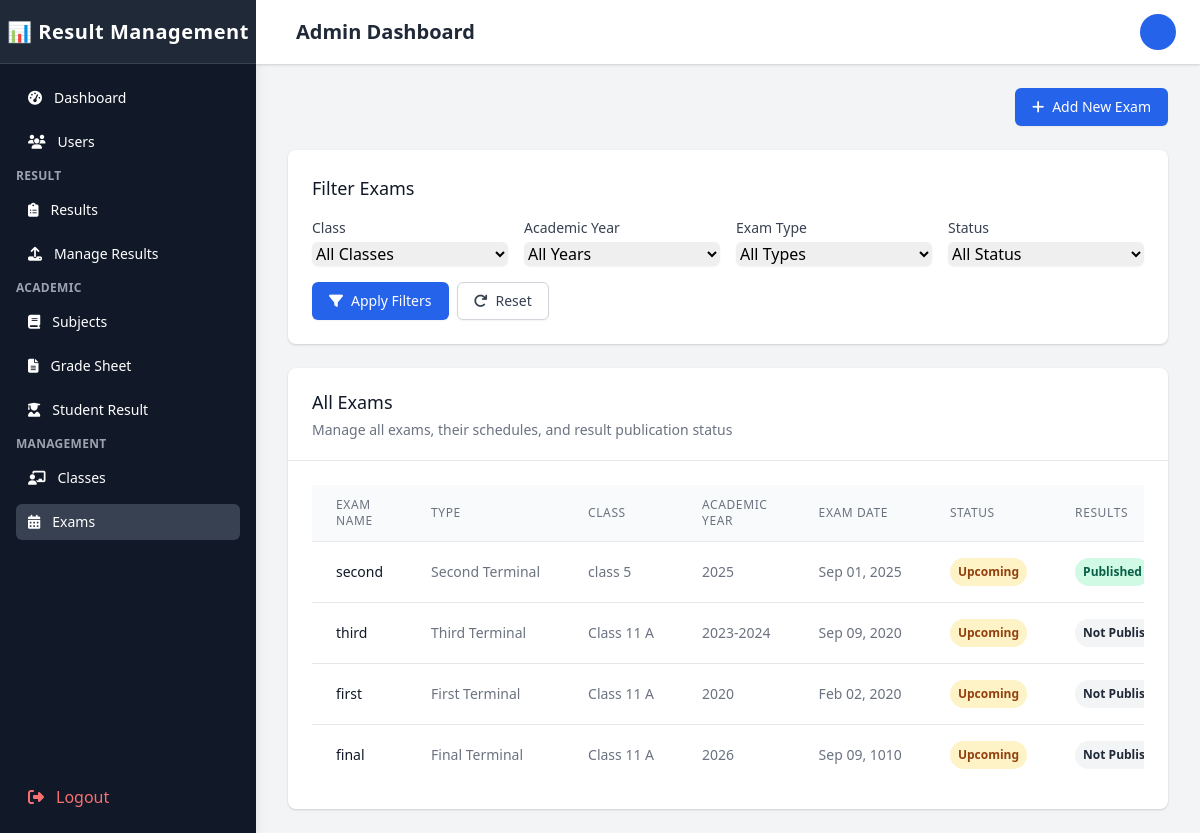
Screenshot of /Admin/exams.php (signed in) with the database file from the repository.
### tables this page shows
CREATE TABLE `exams` (
  `exam_id` int(11) NOT NULL,
  `exam_name` varchar(100) NOT NULL,
  `exam_type` enum('midterm','final','quiz','assignment','project','other','First Terminal','Second Terminal','Third Terminal','Final Terminal') NOT NULL,
  `class_id` int(11) DEFAULT NULL,
  `start_date` date DEFAULT NULL,
  `end_date` date DEFAULT NULL,
  `total_marks` int(11) NOT NULL,
  `passing_marks` int(11) NOT NULL,
  `academic_year` varchar(20) NOT NULL,
  `description` text DEFAULT NULL,
  `status` enum('upcoming','ongoing','completed','cancelled') DEFAULT 'upcoming',
  `exam_date` date DEFAULT NULL,
  `is_active` tinyint(1) NOT NULL DEFAULT 1,
  `created_at` timestamp NOT NULL DEFAULT current_timestamp(),
  `updated_at` timestamp NOT NULL DEFAULT current_timestamp() ON UPDATE current_timestamp(),
  `results_published` tinyint(1) NOT NULL DEFAULT 0 COMMENT 'Flag indicating if results are published (1) or not (0)'
);

CREATE TABLE `classes` (
  `class_id` int(11) NOT NULL,
  `class_name` varchar(100) NOT NULL,
  `class_numeric` int(11) NOT NULL DEFAULT 0,
  `class_teacher_id` int(11) DEFAULT NULL,
  `section` varchar(10) DEFAULT NULL,
  `academic_year` varchar(20) NOT NULL,
  `description` text DEFAULT NULL,
  `is_active` tinyint(1) NOT NULL DEFAULT 1,
  `created_at` timestamp NOT NULL DEFAULT current_timestamp(),
  `updated_at` timestamp NOT NULL DEFAULT current_timestamp() ON UPDATE current_timestamp()
);

### Admin/exams.php (the view, shortened to what this page needs)
<?php
$conn = new mysqli('localhost', 'root', '', 'result_management');
$exams = [];
try {
    $query = "SELECT e.*, c.class_name, c.section
              FROM exams e
              LEFT JOIN classes c ON e.class_id = c.class_id
              WHERE 1=1";
    $query .= " ORDER BY e.exam_date DESC";
    $stmt = $conn->prepare($query);
    $stmt->execute();
    $result = $stmt->get_result();
    while ($row = $result->fetch_assoc()) {
        $exams[] = $row;
    }
} catch (Exception $e) {
    $_SESSION['error'] = "Error loading exams: " . $e->getMessage();
}
?>
<!DOCTYPE html>
<html lang="en">
<head>
    <link href="https://cdn.tailwindcss.com" rel="stylesheet">
    <link rel="stylesheet" href="https://cdnjs.cloudflare.com/ajax/libs/font-awesome/6.4.0/css/all.min.css">
</head>
<body class="bg-gray-100" id="body">
    <div class="flex h-screen overflow-hidden">
        <?php
        include 'sidebar.php';
        ?>
        <div class="flex flex-col flex-1 w-0 overflow-hidden">
            <?php
        include 'topBar.php';
        include 'mobile_sidebar.php'
        ?>
            <main class="flex-1 relative overflow-y-auto focus:outline-none">
                <div class="py-6">
                    <div class="max-w-7xl mx-auto px-4 sm:px-6 md:px-8">
                        <div class="mb-6 flex justify-end">
                            <button type="button" class="inline-flex items-center px-4 py-2 border border-transparent text-sm font-medium rounded-md shadow-sm text-white bg-blue-600 hover:bg-blue-700 focus:outline-none focus:ring-2 focus:ring-offset-2 focus:ring-blue-500" onclick="openAddExamModal()">
                                <i class="fas fa-plus mr-2"></i> Add New Exam
                            </button>
                        </div>
                        <div class="bg-white shadow rounded-lg p-6 mb-6 hover-scale">
                            <h2 class="text-lg font-medium text-gray-900 mb-4">Filter Exams</h2>
                            <form action="exams.php" method="GET" class="grid grid-cols-1 md:grid-cols-4 gap-4">
                                <div>
                                    <label for="filter_class" class="block text-sm font-medium text-gray-700 mb-1">Class</label>
                                    <select id="filter_class" name="filter_class" class="w-full rounded-md border-gray-300 shadow-sm focus:border-blue-500 focus:ring focus:ring-blue-500 focus:ring-opacity-50">
                                        <option value="">All Classes</option>
                                    </select>
                                </div>
                                <div>
                                    <label for="filter_year" class="block text-sm font-medium text-gray-700 mb-1">Academic Year</label>
                                    <select id="filter_year" name="filter_year" class="w-full rounded-md border-gray-300 shadow-sm focus:border-blue-500 focus:ring focus:ring-blue-500 focus:ring-opacity-50">
                                        <option value="">All Years</option>
                                    </select>
                                </div>
                                <div>
                                    <label for="filter_type" class="block text-sm font-medium text-gray-700 mb-1">Exam Type</label>
                                    <select id="filter_type" name="filter_type" class="w-full rounded-md border-gray-300 shadow-sm focus:border-blue-500 focus:ring focus:ring-blue-500 focus:ring-opacity-50">
                                        <option value="">All Types</option>
                                    </select>
                                </div>
                                <div>
                                    <label for="filter_status" class="block text-sm font-medium text-gray-700 mb-1">Status</label>
                                    <select id="filter_status" name="filter_status" class="w-full rounded-md border-gray-300 shadow-sm focus:border-blue-500 focus:ring focus:ring-blue-500 focus:ring-opacity-50">
                                        <option value="">All Status</option>
                                    </select>
                                </div>
                                <div class="md:col-span-4 flex items-center">
                                    <button type="submit" class="inline-flex items-center px-4 py-2 border border-transparent text-sm font-medium rounded-md shadow-sm text-white bg-blue-600 hover:bg-blue-700 focus:outline-none focus:ring-2 focus:ring-offset-2 focus:ring-blue-500">
                                        <i class="fas fa-filter mr-2"></i> Apply Filters
                                    </button>
                                    <a href="exams.php" class="ml-2 inline-flex items-center px-4 py-2 border border-gray-300 shadow-sm text-sm font-medium rounded-md text-gray-700 bg-white hover:bg-gray-50 focus:outline-none focus:ring-2 focus:ring-offset-2 focus:ring-blue-500">
                                        <i class="fas fa-redo mr-2"></i> Reset
                                    </a>
                                </div>
                            </form>
                        </div>
                        <div class="bg-white shadow rounded-lg overflow-hidden hover-scale">
                            <div class="px-4 py-5 border-b border-gray-200 sm:px-6">
                                <h2 class="text-lg font-medium text-gray-900">All Exams</h2>
                                <p class="mt-1 text-sm text-gray-500">
                                    Manage all exams, their schedules, and result publication status
                                </p>
                            </div>
                            <div class="px-4 py-5 sm:p-6">
                                <div class="overflow-x-auto">
                                    <table class="min-w-full divide-y divide-gray-200">
                                        <thead class="bg-gray-50">
                                            <tr>
                                                <th scope="col" class="px-6 py-3 text-left text-xs font-medium text-gray-500 uppercase tracking-wider">Exam Name</th>
                                                <th scope="col" class="px-6 py-3 text-left text-xs font-medium text-gray-500 uppercase tracking-wider">Type</th>
                                                <th scope="col" class="px-6 py-3 text-left text-xs font-medium text-gray-500 uppercase tracking-wider">Class</th>
                                                <th scope="col" class="px-6 py-3 text-left text-xs font-medium text-gray-500 uppercase tracking-wider">Academic Year</th>
                                                <th scope="col" class="px-6 py-3 text-left text-xs font-medium text-gray-500 uppercase tracking-wider">Exam Date</th>
                                                <th scope="col" class="px-6 py-3 text-left text-xs font-medium text-gray-500 uppercase tracking-wider">Status</th>
                                                <th scope="col" class="px-6 py-3 text-left text-xs font-medium text-gray-500 uppercase tracking-wider">Results</th>
                                            </tr>
                                        </thead>
                                        <tbody class="bg-white divide-y divide-gray-200">
                                            <?php if (empty($exams)): ?>
                                                <tr>
                                                    <td colspan="8" class="px-6 py-4 text-center text-sm text-gray-500">No exams found.</td>
                                                </tr>
                                            <?php else: ?>
                                                <?php foreach ($exams as $exam): ?>
                                                    <tr class="hover:bg-gray-50">
                                                        <td class="px-6 py-4 whitespace-nowrap text-sm font-medium text-gray-900"><?php echo $exam['exam_name']; ?></td>
                                                        <td class="px-6 py-4 whitespace-nowrap text-sm text-gray-500"><?php echo $exam['exam_type']; ?></td>
                                                        <td class="px-6 py-4 whitespace-nowrap text-sm text-gray-500">
                                                            <?php echo $exam['class_name'] . ' ' . $exam['section']; ?>
                                                        </td>
                                                        <td class="px-6 py-4 whitespace-nowrap text-sm text-gray-500"><?php echo $exam['academic_year']; ?></td>
                                                        <td class="px-6 py-4 whitespace-nowrap text-sm text-gray-500">
                                                            <?php echo date('M d, Y', strtotime($exam['exam_date'])); ?>
                                                        </td>
                                                        <td class="px-6 py-4 whitespace-nowrap">
                                                            <?php if ($exam['status'] == 'active'): ?>
                                                                <span class="px-2 py-1 inline-flex text-xs leading-5 font-semibold rounded-full bg-green-100 text-green-800">
                                                                    Active
                                                                </span>
                                                            <?php elseif ($exam['status'] == 'completed'): ?>
                                                                <span class="px-2 py-1 inline-flex text-xs leading-5 font-semibold rounded-full bg-blue-100 text-blue-800">
                                                                    Completed
                                                                </span>
                                                            <?php else: ?>
                                                                <span class="px-2 py-1 inline-flex text-xs leading-5 font-semibold rounded-full bg-yellow-100 text-yellow-800">
                                                                    Upcoming
                                                                </span>
                                                            <?php endif; ?>
                                                        </td>
                                                        <td class="px-6 py-4 whitespace-nowrap">
                                                            <?php if ($exam['results_published']): ?>
                                                                <span class="px-2 py-1 inline-flex text-xs leading-5 font-semibold rounded-full bg-green-100 text-green-800">
                                                                    Published
                                                                </span>
                                                            <?php else: ?>
                                                                <span class="px-2 py-1 inline-flex text-xs leading-5 font-semibold rounded-full bg-gray-100 text-gray-800">
                                                                    Not Published
                                                                </span>
                                                            <?php endif; ?>
                                                        </td>
                                                    </tr>
                                                <?php endforeach; ?>
                                            <?php endif; ?>
                                        </tbody>
                                    </table>
                                </div>
                            </div>
                        </div>
                    </div>
                </div>
            </main>
        </div>
    </div>
    <link href="https://cdn.jsdelivr.net/npm/tailwindcss@2.2.19/dist/tailwind.min.css" rel="stylesheet">
</body>
</html>

### rows the page displays
exams: exam_name "second", exam_type "Second Terminal", class.class_name "class 5", academic_year "2025", exam_date "Sep 01, 2025", status "Upcoming", results_published "Published"
exams: exam_name "third", exam_type "Third Terminal", class.class_name "Class 11", class.section "A", academic_year "2023-2024", exam_date "Sep 09, 2020", status "Upcoming", results_published "Not…"
exams: exam_name "first", exam_type "First Terminal", class.class_name "Class 11", class.section "A", academic_year "2020", exam_date "Feb 02, 2020", status "Upcoming", results_published "Not…"
exams: exam_name "final", exam_type "Final Terminal", class.class_name "Class 11", class.section "A", academic_year "2026", exam_date "Sep 09, 1010", status "Upcoming", results_published "Not…"
